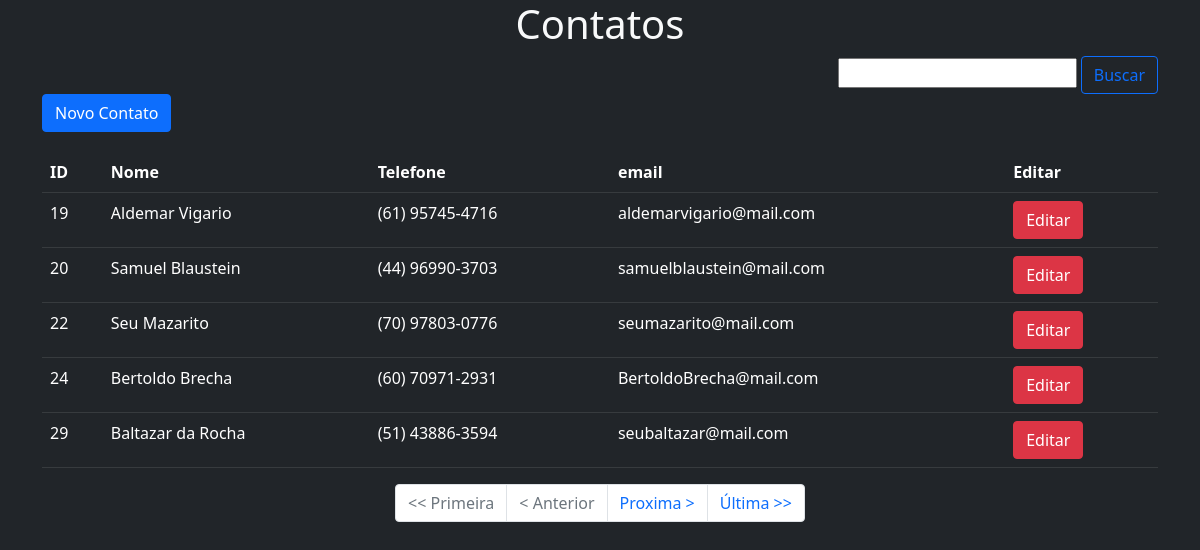
The page / on the database its author committed.
### tables this page shows
CREATE TABLE `cadastros` (
  `id` int(11) NOT NULL,
  `nome` varchar(100) NOT NULL,
  `telefone` varchar(20) NOT NULL,
  `email` varchar(50) NOT NULL
);

### index.php (the view, shortened to what this page needs)
<?php
include_once "config.php";
include_once "header.php";
?>
<body class='bg-dark text-light'>
<header>
    <h1 class='h-25 text-center'>Contatos</h1>
</header>
<?php
if (isset($_GET['page'])) {
    $page = $_GET['page'];
} else {
    $page = 1;
}
if (isset($_GET['search'])) {
    $busca = $_GET['search'];
} else {
    $busca = "";
}
$no_of_records_per_page = 5;
$offset = ($page-1) * $no_of_records_per_page;
$total_pages_sql = "SELECT COUNT(*) FROM cadastros";
$result = mysqli_query($link,$total_pages_sql);
$total_rows = mysqli_fetch_array($result)[0];
$total_pages = ceil($total_rows / $no_of_records_per_page);
$sql = "SELECT * FROM cadastros WHERE nome LIKE '%$busca%' LIMIT $offset, $no_of_records_per_page";
$resultSql = mysqli_query($link, $sql);
?>
<div class="container">
    <div class="d-flex justify-content-end bd-highlight input-group">
        <form class='' action="index.php" method="get">
            <input class='justify-content-end' name="search" type="text" class="form-control" aria-label="" aria-describedby="button-busca">
            <button class="btn btn-outline-primary justify-content-start" type="submit" id="button-busca"><?php if ($busca == ""){ echo "Buscar";} else { echo "Listagem Completa";} ?></button>
        </form>
</div>
<button type="button" class="btn btn-primary" data-bs-toggle="modal" data-bs-target="#novo-cadastro-modal">
        Novo Contato
    </button>
    <table class="table table-dark table-hover" style="margin-top: 20px;">
        <tr>
            <th scope="col">ID</th>
            <th scope="col">Nome</th>
            <th scope="col">Telefone</th>
            <th scope="col">email</th>
            <th scope="col">Editar</th>
        </tr>
<?php
while ($row = mysqli_fetch_assoc($resultSql)){
    echo
        "<tr><td>" . $row["id"] .
        "</td><td>" . $row["nome"] .
        "</td><td>" . $row["telefone"] .
        "</td><td>" . $row["email"] .
        "</td><td>" . "<form action='edit-front.php' method='post'><button type='submit' class='btn btn-danger' name='id' value='" .  $row["id"] . "'>Editar</button>" . "</a></td></tr>";
}
?>
    </table>
    <div class='position-relative '>
    <ul class='pagination justify-content-center'>
        <li class='page-item <?php if($page <= 1){ echo 'disabled'; } ?>'>
            <a class='page-link' href='<?php if($page > 1){ echo '?page=1'; } ?>'> << Primeira </a>
        </li>
        <li class='page-item <?php if($page <= 1){ echo 'disabled'; } ?>'>
            <a class='page-link' href="<?php if($page <= 1){ echo '#'; } else { echo "?page=".($page - 1); } ?>">< Anterior</a>
        </li>
        <li class='page-item <?php if($page >= $total_pages){ echo 'disabled'; } ?>'>
        <a class='page-link' href="<?php if($page >= $total_pages){ echo '#'; } else { echo "?page=".($page + 1); } ?>">Proxima ></a>
    </li>
    <li class='page-item <?php if($page >= $total_pages){ echo 'disabled'; } ?>'>
        <a class='page-link' href='?page=<?php echo $total_pages; ?>'> Última >></a></li>
    </ul>
    </div>
    </div>
<?php
include_once "footer.php";

### header.php (shortened to what this page needs)
<!doctype html>
<html lang="pt-br">
<head>
    <link rel="stylesheet" href="css/bootstrap.css">

### footer.php (shortened to what this page needs)
</body>
</html>

### rows shown on the page
cadastros: id "19", nome "Aldemar Vigario", telefone "(61) 95745-4716", email "aldemarvigario@mail.com"
cadastros: id "20", nome "Samuel Blaustein", telefone "(44) 96990-3703", email "samuelblaustein@mail.com"
cadastros: id "22", nome "Seu Mazarito", telefone "(70) 97803-0776", email "seumazarito@mail.com"
cadastros: id "24", nome "Bertoldo Brecha", telefone "(60) 70971-2931", email "BertoldoBrecha@mail.com"
cadastros: id "29", nome "Baltazar da Rocha", telefone "(51) 43886-3594", email "seubaltazar@mail.com"
